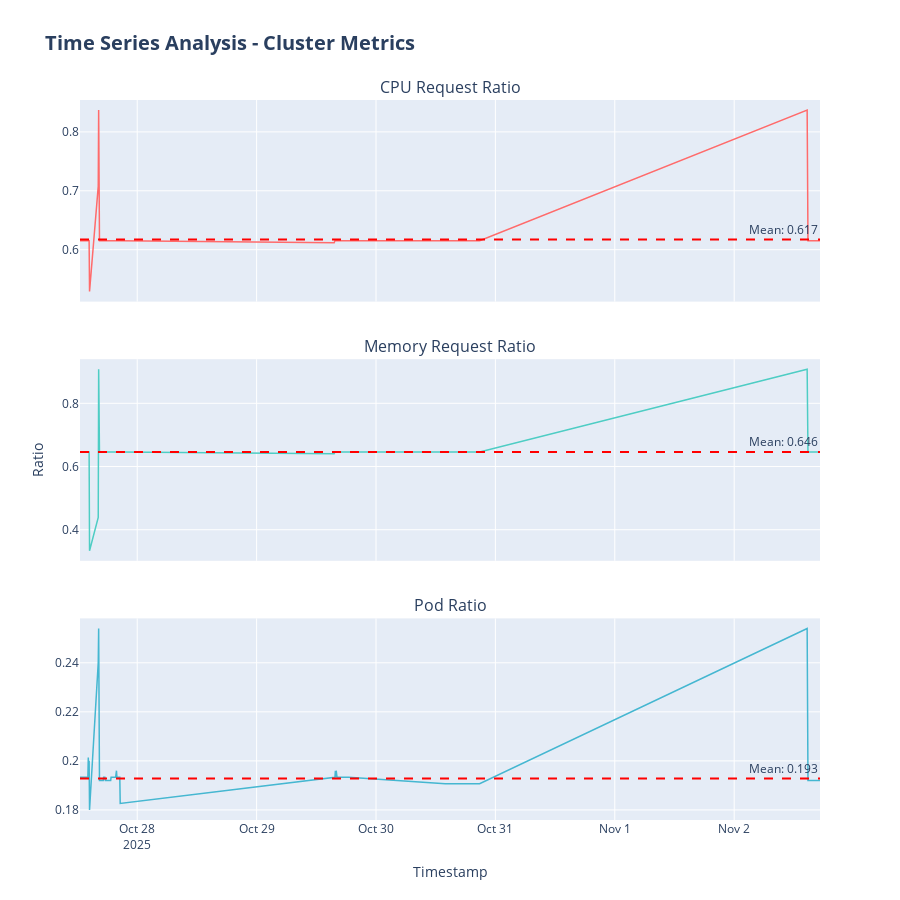

The notebook cell saved with this chart:
### Markdown cell above
### 4.3 Time Series Visualization

### Code cell
# Interactive Time Series Plot with Plotly
fig = make_subplots(
    rows=3, cols=1,
    subplot_titles=('CPU Request Ratio', 'Memory Request Ratio', 'Pod Ratio'),
    vertical_spacing=0.08,
    shared_xaxes=True
)

colors_plotly = ['#FF6B6B', '#4ECDC4', '#45B7D1']

for idx, (metric, color) in enumerate(zip(metrics, colors_plotly), 1):
    fig.add_trace(
        go.Scatter(
            x=df['timestamp'],
            y=df[metric],
            mode='lines',
            name=metric.replace('_', ' ').title(),
            line=dict(color=color, width=1.5),
            hovertemplate='<b>%{x}</b><br>Value: %{y:.4f}<extra></extra>'
        ),
        row=idx, col=1
    )
    
    # Add horizontal lines for mean
    mean_val = df[metric].mean()
    fig.add_hline(y=mean_val, line_dash="dash", line_color="red", 
                  annotation_text=f"Mean: {mean_val:.3f}",
                  row=idx, col=1)

fig.update_layout(
    title_text="<b>Time Series Analysis - Cluster Metrics</b>",
    title_font_size=20,
    height=900,
    showlegend=False,
    hovermode='x unified'
)

fig.update_xaxes(title_text="Timestamp", row=3, col=1)
fig.update_yaxes(title_text="Ratio", row=2, col=1)

fig.write_html('../reports/03_time_series_interactive.html')
fig.show()

print("✅ Interactive time series saved to reports/03_time_series_interactive.html")

### Figure 1 — Plotly figure (JSON) as saved in the notebook; plotly's stock layout.template omitted (floating-point values rounded to 4 significant figures; data arrays with more than 128 entries replaced by an {"elided": "..."} marker saying what was removed)
{"data": [{"hovertemplate": "<b>%{x}</b><br>Value: %{y:.4f}<extra></extra>", "line": {"color": "#FF6B6B", "width": 1.5}, "mode": "lines", "name": "Cluster Cpu Request Ratio", "type": "scatter", "x": {"elided": "230 str values"}, "xaxis": "x", "y": {"elided": "230 float values"}, "yaxis": "y"}, {"hovertemplate": "<b>%{x}</b><br>Value: %{y:.4f}<extra></extra>", "line": {"color": "#4ECDC4", "width": 1.5}, "mode": "lines", "name": "Cluster Mem Request Ratio", "type": "scatter", "x": {"elided": "230 str values"}, "xaxis": "x2", "y": {"elided": "230 float values"}, "yaxis": "y2"}, {"hovertemplate": "<b>%{x}</b><br>Value: %{y:.4f}<extra></extra>", "line": {"color": "#45B7D1", "width": 1.5}, "mode": "lines", "name": "Cluster Pod Ratio", "type": "scatter", "x": {"elided": "230 str values"}, "xaxis": "x3", "y": {"elided": "230 float values"}, "yaxis": "y3"}], "layout": {"annotations": [{"font": {"size": 16}, "showarrow": false, "text": "CPU Request Ratio", "x": 0.5, "xanchor": "center", "xref": "paper", "y": 1, "yanchor": "bottom", "yref": "paper"}, {"font": {"size": 16}, "showarrow": false, "text": "Memory Request Ratio", "x": 0.5, "xanchor": "center", "xref": "paper", "y": 0.64, "yanchor": "bottom", "yref": "paper"}, {"font": {"size": 16}, "showarrow": false, "text": "Pod Ratio", "x": 0.5, "xanchor": "center", "xref": "paper", "y": 0.28, "yanchor": "bottom", "yref": "paper"}, {"showarrow": false, "text": "Mean: 0.617", "x": 1, "xanchor": "right", "xref": "x domain", "y": 0.6173, "yanchor": "bottom", "yref": "y"}, {"showarrow": false, "text": "Mean: 0.646", "x": 1, "xanchor": "right", "xref": "x2 domain", "y": 0.6461, "yanchor": "bottom", "yref": "y2"}, {"showarrow": false, "text": "Mean: 0.193", "x": 1, "xanchor": "right", "xref": "x3 domain", "y": 0.1928, "yanchor": "bottom", "yref": "y3"}], "height": 900, "hovermode": "x unified", "shapes": [{"line": {"color": "red", "dash": "dash"}, "type": "line", "x0": 0, "x1": 1, "xref": "x domain", "y0": 0.6173, "y1": 0.6173, "yref": "y"}, {"line": {"color": "red", "dash": "dash"}, "type": "line", "x0": 0, "x1": 1, "xref": "x2 domain", "y0": 0.6461, "y1": 0.6461, "yref": "y2"}, {"line": {"color": "red", "dash": "dash"}, "type": "line", "x0": 0, "x1": 1, "xref": "x3 domain", "y0": 0.1928, "y1": 0.1928, "yref": "y3"}], "showlegend": false, "title": {"font": {"size": 20}, "text": "<b>Time Series Analysis - Cluster Metrics</b>"}, "xaxis": {"anchor": "y", "domain": [0, 1], "matches": "x3", "showticklabels": false}, "xaxis2": {"anchor": "y2", "domain": [0, 1], "matches": "x3", "showticklabels": false}, "xaxis3": {"anchor": "y3", "domain": [0, 1], "title": {"text": "Timestamp"}}, "yaxis": {"anchor": "x", "domain": [0.72, 1]}, "yaxis2": {"anchor": "x2", "domain": [0.36, 0.64], "title": {"text": "Ratio"}}, "yaxis3": {"anchor": "x3", "domain": [0, 0.28]}}}
